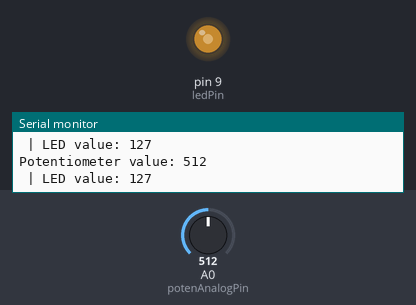
The sketch below on a simulated Arduino Uno, built with avr-gcc and run on an emulated ATmega328P. Parts: output pins drawn as LEDs (lit = HIGH), the last lines printed to the serial monitor. Inputs (shaded band) come from the test bench; at power-on: A0 (potenAnalogPin) = 512.

Above: at 1.2 s.
1.3 s: A0 (potenAnalogPin) set to 419
At 2.2 s:
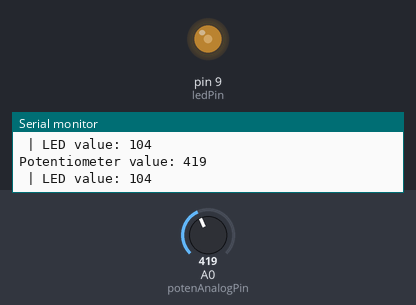
2.8 s: A0 (potenAnalogPin) set to 385
At 3.3 s:
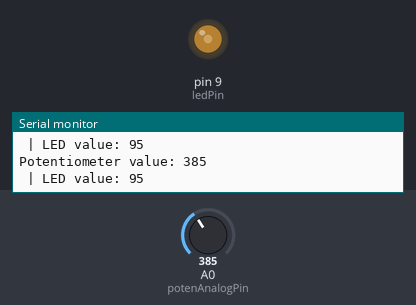
5.8 s: A0 (potenAnalogPin) set to 985
At 7.0 s:
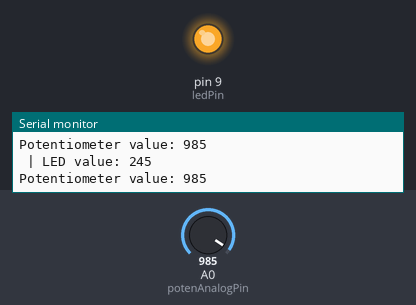
7.3 s: A0 (potenAnalogPin) set to 1012
At 8.0 s:
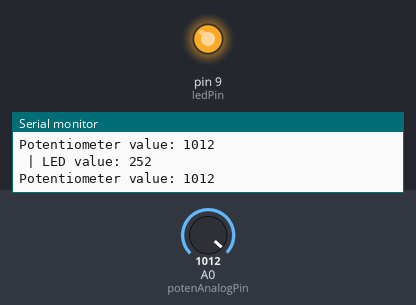
10.3 s: A0 (potenAnalogPin) set to 716
At 10.8 s:
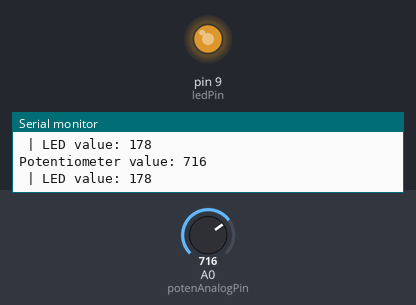
11.8 s: A0 (potenAnalogPin) set to 122
At 13.1 s:
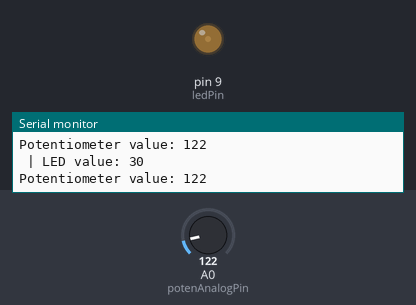
Timing chart, 0 to 14.3 s (numbered marks = the images above; inputs shaded):
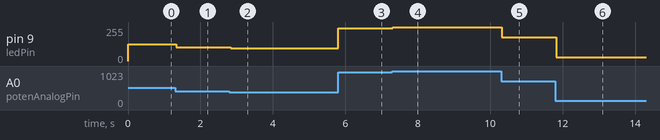

The sketch:

controlling_LED_using_poten.ino
```cpp
const int ledPin = 9;
const int potenAnalogPin = A0;
int potenValue, ledValue;
void setup() {
  // put your setup code here, to run once:
  pinMode(ledPin, OUTPUT);
  Serial.begin(9600);
}

void loop() {
  // put your main code here, to run repeatedly:
  potenValue = analogRead(potenAnalogPin);
  ledValue = map(potenValue, 0, 1023, 0, 255);
  analogWrite(ledPin, ledValue);

  Serial.print("Potentiometer value: ");
  Serial.println(potenValue);
  Serial.print(" | LED value: ");
  Serial.println(ledValue);
}
```

Measured:
- after the input at 1.3 s, pin 9 (ledPin): 127/255 → 104/255 at once
- after the input at 2.8 s, pin 9 (ledPin): 104/255 → 95/255 at once
- after the input at 5.8 s, pin 9 (ledPin): 95/255 → 245/255 at once
- after the input at 7.3 s, pin 9 (ledPin): 245/255 → 252/255 at once
- after the input at 10.3 s, pin 9 (ledPin): 252/255 → 178/255 at once
- after the input at 11.8 s, pin 9 (ledPin): 178/255 → 30/255 at once
